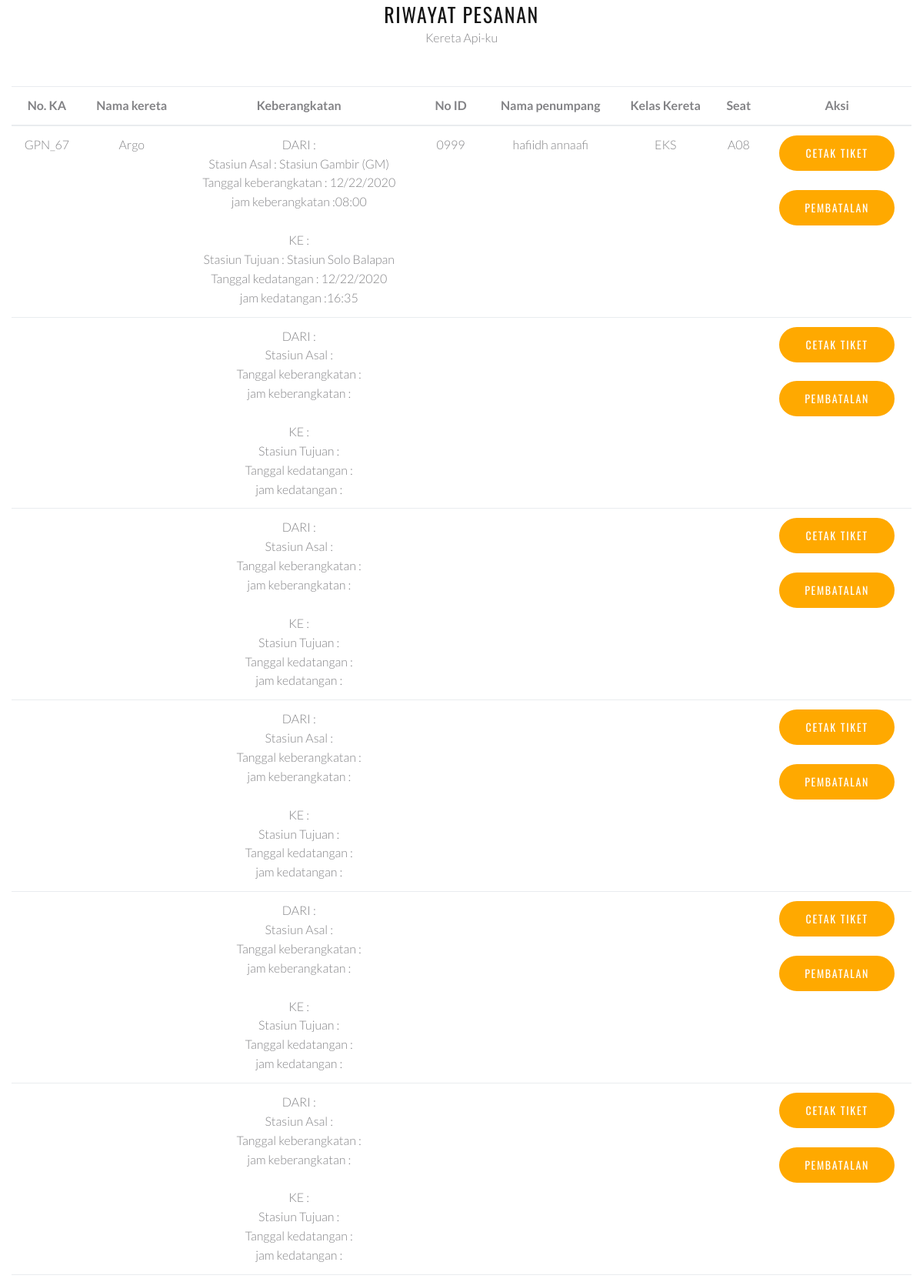
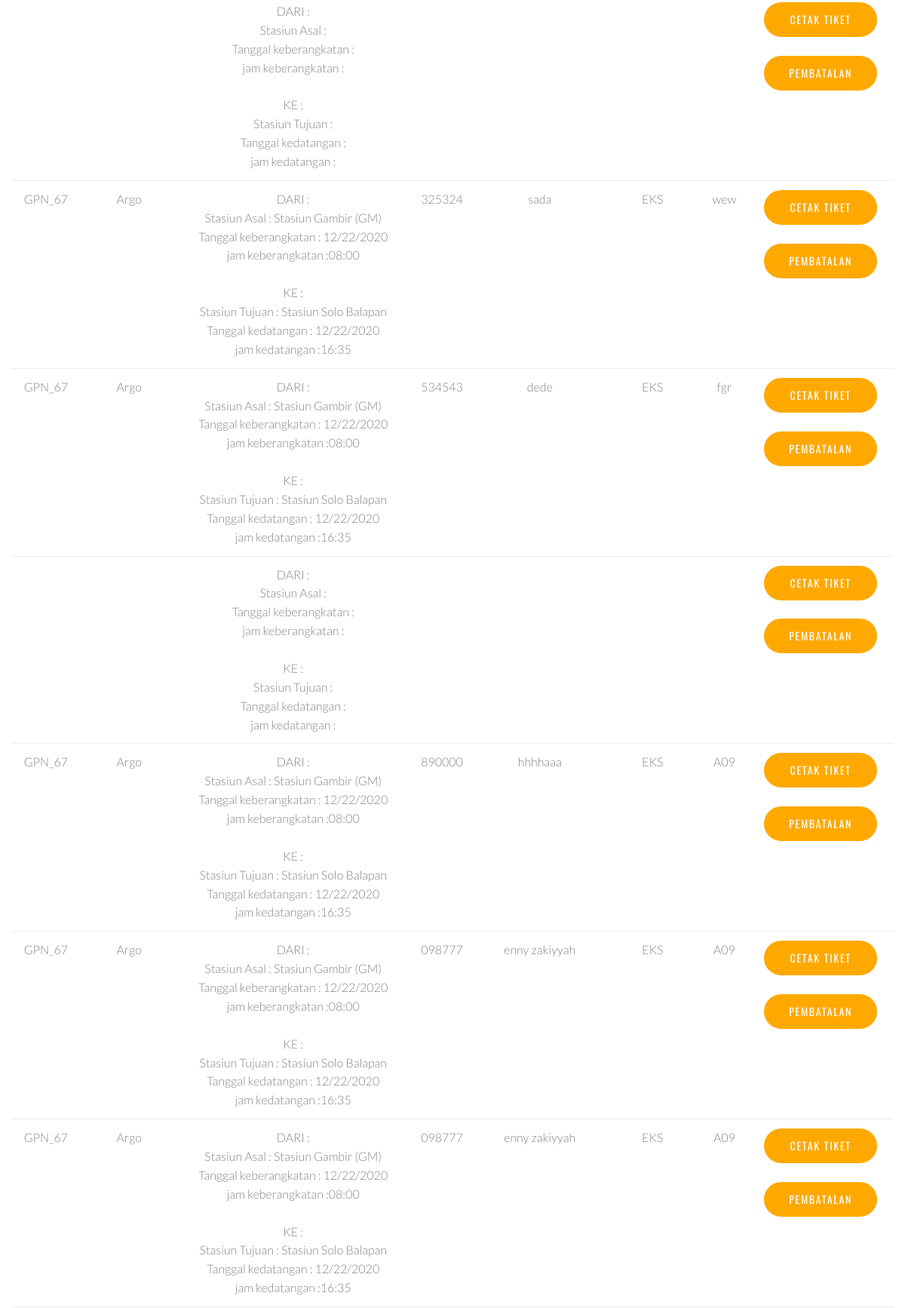
/riwayat.php (upper part), run on the app's committed database (2 pictures, top to bottom).
### tables this page shows
CREATE TABLE `pesan_tiket` (
  `kode_tiket` varchar(50) NOT NULL,
  `email_akun` varchar(50) NOT NULL,
  `nama_pemesan` text NOT NULL,
  `notelp_pemesan` varchar(15) NOT NULL,
  `email_pemesan` varchar(50) NOT NULL,
  `id_penumpang` varchar(20) NOT NULL,
  `Nama_penumpang` text NOT NULL,
  `nama_kereta` text NOT NULL,
  `no_kereta` varchar(6) NOT NULL,
  `kelas_kereta` varchar(3) NOT NULL,
  `tempat_duduk` varchar(3) NOT NULL,
  `asal_stasiun` varchar(20) NOT NULL,
  `jam_keberangkatan` varchar(5) NOT NULL,
  `tanggal_keberangkatan` varchar(10) NOT NULL,
  `stasiun_tujuan` varchar(20) NOT NULL,
  `jam_kedatangan` varchar(5) NOT NULL,
  `tanggal_kedatangan` varchar(10) NOT NULL,
  `harga` int(8) NOT NULL
);

### riwayat.php (the view, shortened to what this page needs)
<!DOCTYPE html>
<html class="wide wow-animation" lang="en">
  <?php
  require('head.php');
  $email = $_GET['email'];
  ?>
  <body>
  <section class="section">
        <div class="container container-bigger form-request-wrap form-request-wrap-modern">
            <div class="row row-fix justify-content-sm-center justify-content-lg-end">
              <div class="col-lg-12">
                  <center><h4> Riwayat Pesanan</h4><center><p>
                  <center><h7> Kereta Api-ku</h7><center><p>
                  <br>
                   <table class="table">
                    <thead>
                    <tr align="center">
                        <th scope="col">No. KA</th>
                        <th scope="col">Nama kereta</th>
                        <th scope="col">Keberangkatan</th>
                        <th scope="col">No ID</th>
                        <th scope="col">Nama penumpang</th>
                        <th scope="col">Kelas Kereta</th>
                        <th scope="col">Seat</th>
                        <th scope="col">Aksi</th>
                        </tr>
                    </thead>
                    <tbody></br>
                    <?php
                    require('database.php');
                        $hasil = mysqli_query($connect ,"SELECT * FROM `pesan_tiket` WHERE email_akun='$email'");
                        $b = mysqli_num_rows($hasil);
                        if($b){
                            while($row = mysqli_fetch_array($hasil)){
                    ?><tr>
                        <td>
                        <center><h7><?= $row['no_kereta'] ?></h7><center><p>
                        </td>
                        <td>
                        <center><h7> <?= $row['nama_kereta'] ?></h7><center><p>
                        </td>
                        <td> <center> DARI : </br>  Stasiun Asal          : <?= $row['asal_stasiun'] ?></br>
                               Tanggal keberangkatan : <?= $row['tanggal_keberangkatan'] ?></br>
                               jam keberangkatan :<?= $row['jam_keberangkatan'] ?></br>
                               </br> KE : </br>
                               Stasiun Tujuan : <?= $row['stasiun_tujuan'] ?></br>
                               Tanggal kedatangan : <?= $row['tanggal_keberangkatan'] ?></br>
                               jam kedatangan :<?= $row['jam_kedatangan'] ?><center><p>
                        </td>
                        <td>
                        <center>      <?= $row['id_penumpang'] ?> <center>
                        </td>
                        <td>
                        <center>   <?= $row['Nama_penumpang'] ?>  <center>
                        </td>
                        <td>
                        <center>    <?= $row['kelas_kereta'] ?>  <center>
                        </td>
                        <td>
                        <center>     <?= $row['tempat_duduk'] ?>  <center>
                        </td>
                        <td>
                        <center>   <a class='button button-xs button-secondary button-nina' target='_blank' type='submit' value='pesan' name='cetak' href='cetaktiket.php?kode=<?= $row['kode_tiket'] ?>' role='button'>Cetak Tiket</a> <center></br>
                        <center><a class='button button-xs button-secondary button-nina' type='submit' value='pesan' name='batal' href='pembatalan.php?kode=<?= $row['kode_tiket'] ?>&email=<?= $email ?>' role='button'>Pembatalan</a><center>
                        </td></tr>
                        <?php
                            }}
                        ?>
                    </tbody>
                    </table></br></br></br></br></br></br></br></br>
                </div>
              </div>
            </div>
      </section>
  </body>
</html>

### data on the page
pesan_tiket: no_kereta "GPN_67", nama_kereta "Argo", asal_stasiun "Stasiun Gambir (GM)", tanggal_keberangkatan "12/22/2020", jam_keberangkatan "08:00", stasiun_tujuan "Stasiun Solo Balapan", jam_kedatangan "16:35", id_penumpang "0999", Nama_penumpang "hafiidh annaafi", kelas_kereta "EKS", tempat_duduk "A08"
pesan_tiket: no_kereta "GPN_67", nama_kereta "Argo", asal_stasiun "Stasiun Gambir (GM)", tanggal_keberangkatan "12/22/2020", jam_keberangkatan "08:00", stasiun_tujuan "Stasiun Solo Balapan", jam_kedatangan "16:35", id_penumpang "325324", Nama_penumpang "sada", kelas_kereta "EKS", tempat_duduk "wew"
pesan_tiket: no_kereta "GPN_67", nama_kereta "Argo", asal_stasiun "Stasiun Gambir (GM)", tanggal_keberangkatan "12/22/2020", jam_keberangkatan "08:00", stasiun_tujuan "Stasiun Solo Balapan", jam_kedatangan "16:35", id_penumpang "534543", Nama_penumpang "dede", kelas_kereta "EKS", tempat_duduk "fgr"
pesan_tiket: no_kereta "GPN_67", nama_kereta "Argo", asal_stasiun "Stasiun Gambir (GM)", tanggal_keberangkatan "12/22/2020", jam_keberangkatan "08:00", stasiun_tujuan "Stasiun Solo Balapan", jam_kedatangan "16:35", id_penumpang "890000", Nama_penumpang "hhhhaaa", kelas_kereta "EKS", tempat_duduk "A09"
pesan_tiket: no_kereta "GPN_67", nama_kereta "Argo", asal_stasiun "Stasiun Gambir (GM)", tanggal_keberangkatan "12/22/2020", jam_keberangkatan "08:00", stasiun_tujuan "Stasiun Solo Balapan", jam_kedatangan "16:35", id_penumpang "098777", Nama_penumpang "enny zakiyyah", kelas_kereta "EKS", tempat_duduk "A09"
pesan_tiket: no_kereta "GPN_67", nama_kereta "Argo", asal_stasiun "Stasiun Gambir (GM)", tanggal_keberangkatan "12/22/2020", jam_keberangkatan "08:00", stasiun_tujuan "Stasiun Solo Balapan", jam_kedatangan "16:35", id_penumpang "098777", Nama_penumpang "enny zakiyyah", kelas_kereta "EKS", tempat_duduk "A09"
